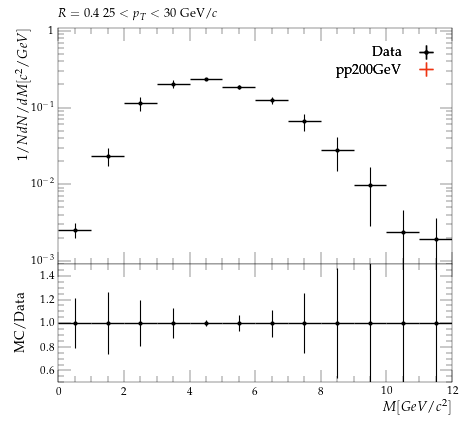

This chart was generated by the following Python code:
#! /usr/bin/env python3

# This Python script was auto-generated using YODA v2.1.0.
# Analysis object: /STAR_2021_I1853218/d04-x01-y01
# Timestamp: 07-10-2025 (17:32:21)

import matplotlib as mpl
import matplotlib.pyplot as plt
mpl.use('Agg') # comment out for interactive use
import os
import numpy as np
from numpy import nan, inf

plotDir = os.path.split(os.path.realpath(__file__))[0]
if 'YODA_USER_PLOT_PATH' in globals():
    plot_outdir = globals()['YODA_USER_PLOT_PATH']
else:
    plot_outdir = plotDir

#plot style
plt.style.use(os.path.join(plotDir, '../default.mplstyle'))
# plot metadata
figW, figH = plt.rcParams['figure.figsize']
ax_xLabel = r'$M [GeV/c^{2}]$'
ax_yLabel = r'$1/N dN/dM [c^{2}/GeV]$'
ax_title  = r'$R=0.4 ~ 25 < p_{T} < 30$ GeV/$c$'
ax_xScale = 'linear'
ax_yScale = 'log'
xLims = (0.0, 12.0)
yLims = (0.0009000000000000001, 1.1)

# TeX-friendly labels for the legend
labels = {
    'legend' : ([ r"Data", r"pp200GeV" ], r""),
}

# Adjust canvas width and height
canvasW = 10.0
canvasH = 9.0
figW *= canvasW/10.
figH *= canvasH/9.

# Create figure and axis objects
fig, (ax, ratio0_ax) = plt.subplots(2, 1, sharex=True,
                  figsize=(figW,figH), gridspec_kw={'height_ratios': (6.0, 3.0)})

# Set figure margins
plt.subplots_adjust(
    left   = 1.0 * plt.rcParams['figure.subplot.left'],
    right  = 1.0 * plt.rcParams['figure.subplot.right'],
    top    = 1.0 * plt.rcParams['figure.subplot.top'],
    bottom = 1.0 * plt.rcParams['figure.subplot.bottom'])

ratio0_ax.yaxis.set_major_locator(mpl.ticker.MultipleLocator(0.2))
ratio0_ax.set_ylim(0.5, 1.4999)
ratio0_ax.set_ylabel('MC/Data')

# the numerical data is stored in a separate file
dataf = dict()
prefix = os.path.split(__file__)[0]
if prefix:    prefix = prefix + '/'
exec(open(prefix+'d04-x01-y01__data.py').read(), dataf)


legend_handles = dict() # keep track of handles for the legend

# style options for curves
# starts at zorder>=5 to draw curve on top of legend
styles = {
  'Data': {
    'color' : 'black',
    'linestyle' : '-',
    'linewidth' : 1,
    'marker' : 'o',
    'markersize' : 2,
    'capsize' : 0.0,
    'zorder' : 5,
    'histstyle' : 0,
    'drawstyle' : 'steps-pre',
    'xerrorbars' : 1,
    'yerrorbars' : 1,
    'fillcolor' : None,
    'fillopacity' : 1.0,
    'ratio0_linestyle' : '-',
    'ratio0_linewidth' : 1,
    'ratio0_marker' : 'o',
    'ratio0_markersize' : 2,
    'ratio0_capsize' : 0.0,
    'ratio0_zorder' : 5,
    'ratio0_histstyle' : 0,
    'ratio0_drawstyle' : 'steps-pre',
    'ratio0_xerrorbars' : 1,
    'ratio0_yerrorbars' : 1,
  },
  'pp200GeV.yoda': {
    'color' : '#EE3311',
    'linestyle' : '-',
    'linewidth' : 1,
    'marker' : 'none',
    'markersize' : 2,
    'capsize' : 0.0,
    'zorder' : 6,
    'histstyle' : 1,
    'drawstyle' : 'steps-pre',
    'xerrorbars' : 1,
    'yerrorbars' : 1,
    'fillcolor' : None,
    'fillopacity' : 1.0,
    'ratio0_linestyle' : '-',
    'ratio0_linewidth' : 1,
    'ratio0_marker' : 'none',
    'ratio0_markersize' : 2,
    'ratio0_capsize' : 0.0,
    'ratio0_zorder' : 6,
    'ratio0_histstyle' : 1,
    'ratio0_drawstyle' : 'steps-pre',
    'ratio0_xerrorbars' : 1,
    'ratio0_yerrorbars' : 1,
  },
}

# curve from input yoda files in main panel
for label, yvals in dataf['yvals'].items():
    if all(np.isnan(v) for v in dataf['yvals'][label]):
        continue
    tmp = None
    if styles[label]['histstyle']: # draw as histogram
        xpos = dataf['xedges'][label] if styles[label]['drawstyle'] else dataf['xpoints'][label]
        ypos = np.insert(yvals, 0, yvals[0]) if styles[label]['drawstyle'] else yvals
        if styles[label]['fillcolor']: # fill area below curve
            ax.fill_between(xpos, ypos, step='pre',
                            color=styles[label]['fillcolor'],
                            alpha=styles[label]['fillopacity'])
        tmp, = ax.plot(xpos, ypos,
                       color=styles[label]['color'],
                       linestyle=styles[label]['linestyle'],
                       linewidth=styles[label]['linewidth'],
                       drawstyle=styles[label]['drawstyle'], solid_joinstyle='miter',
                       zorder=styles[label]['zorder'], label=label)
    tmp = ax.errorbar(dataf['xpoints'][label], yvals,
                      xerr=np.array(dataf['xerrs'][label])*styles[label]['xerrorbars'],
                      yerr=np.array(dataf['yerrs'][label])*styles[label]['yerrorbars'],
                      fmt=styles[label]['marker'], capsize=styles[label]['capsize'],
                      markersize=styles[label]['markersize'],
                      ecolor=styles[label]['color'],
                      color=styles[label]['color'], zorder=styles[label]['zorder'])
    tmp[-1][0].set_linestyle(styles[label]['linestyle'])
    tmp[-1][0].set_linewidth(styles[label]['linewidth'])
    if label in dataf['add_legend_handle']:  legend_handles[label] = tmp
    for varLabel in dataf['variation_yvals'].keys():
        if varLabel.startswith(label):
            tmp, = ax.plot(dataf['xedges'][label], dataf['variation_yvals'][varLabel],
                           color=styles[label]['color'],
                           linestyle=styles[label]['linestyle'],
                           linewidth=styles[label]['linewidth'],
                           drawstyle='steps-pre', solid_joinstyle='miter',
                           zorder=styles[label]['zorder'], alpha=0.5)


# plots on ratio panel
# curve from input yoda files in ratio panel
for label, yvals in dataf['ratio0_yvals'].items():
    if all(np.isnan(v) for v in yvals):
        continue
    if styles[label]['ratio0_histstyle']: # plot as histogram
        xpos = dataf['xedges']['Data'] if styles[label]['ratio0_drawstyle'] else dataf['xpoints']['Data']
        ypos = np.insert(yvals, 0, yvals[0]) if styles[label]['ratio0_drawstyle'] else yvals
        ratio0_ax.plot(xpos, ypos,
                       color=styles[label]['color'],
                       linewidth=styles[label]['linewidth'],
                       linestyle=styles[label]['ratio0_linestyle'],
                       drawstyle=styles[label]['ratio0_drawstyle'], zorder=styles[label]['zorder'],
                       solid_joinstyle='miter')
    tmp = ratio0_ax.errorbar(dataf['xpoints']['Data'], yvals,
                             xerr=np.array(dataf['ref_xerrs'])*styles[label]['ratio0_xerrorbars'],
                             yerr=np.array(dataf['ratio0_yerrs'][label])*styles[label]['ratio0_yerrorbars'],
                             fmt=styles[label]['ratio0_marker'], capsize=styles[label]['ratio0_capsize'],
                             markersize=styles[label]['ratio0_markersize'],
                             ecolor=styles[label]['color'],
                             color=styles[label]['color'])
    tmp[-1][0].set_linestyle(styles[label]['ratio0_linestyle'])
    tmp[-1][0].set_linewidth(styles[label]['ratio0_linewidth'])

    for varlabel in dataf['ratio0_variation_vals'].keys():
        if varlabel.startswith(label):
            ratio0_ax.plot(dataf['xedges']['Data'],
                            dataf['ratio0_variation_vals'][varlabel],
                            color=styles[label]['color'],
                            linestyle=styles[label]['linestyle'],
                            linewidth=styles[label]['linewidth'],
                            drawstyle='steps-pre', solid_joinstyle='miter',
                            zorder=1, alpha=0.5)

legend_items = list(legend_handles.values())
ax.add_artist(ax.legend(legend_items,
                        labels['legend'][0],
                        title=labels['legend'][1],
                        alignment='right',
                        loc='upper right',
                        bbox_to_anchor=(1.0, 0.97),markerfirst=False))

# set plot metadata as defined above
ratio0_ax.set_xlabel(ax_xLabel)
ratio0_ax.xaxis.set_label_coords(1., -0.15)
ax.set_ylabel(ax_yLabel, ha='right', va='top')
ax.yaxis.set_label_coords(-0.11, 1.0)
ax.set_title(ax_title, loc='left')
ax.set_xscale(ax_xScale)
ax.set_yscale(ax_yScale)
ax.set_xlim(xLims)
ax.set_ylim(yLims)

# tick formatting
plt.rcParams['xtick.top'] = True
plt.rcParams['ytick.right'] = True
ax.yaxis.set_major_locator(mpl.ticker.LogLocator(base=10.0, numticks=np.inf))
ax.yaxis.set_minor_locator(mpl.ticker.LogLocator(
                           base=10.0, subs=np.arange(0.1, 1, 0.1), numticks=np.inf))
fig.align_ylabels((ax, ratio0_ax))
plt.savefig(os.path.join(plot_outdir, 'd04-x01-y01.pdf'), format='PDF')
plt.savefig(os.path.join(plot_outdir, 'd04-x01-y01.png'), format='PNG')

plt.close(fig)
